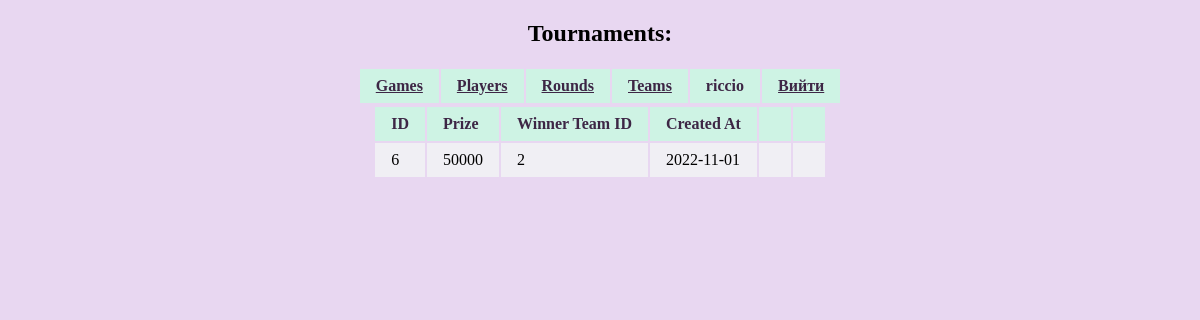
The app's page /tournament.php (signed in) with its own data.
### tables this page shows
CREATE TABLE `Tournament` (
  `id` int NOT NULL,
  `prize` float NOT NULL,
  `winner_team_id` int DEFAULT NULL,
  `created_at` varchar(11) NOT NULL
);

### tournament.php (the view, shortened to what this page needs)
<!DOCTYPE html>
<html>
<head>
<link rel="stylesheet" href="css/base.css">
</head>
<body>
<h2 style="text-align: center;">Tournaments:</h2>
<table>
    <tr>
        <th><a href="index.php">Games</a></th>
        <th><a href="player.php">Players</a></th>
        <th><a href="round.php">Rounds</a></th>
        <th><a href="team.php">Teams</a></th>
        <th><?php echo $_COOKIE["usernamecookie"];?></th>
        <th><a href="logout.php">Вийти</a></th>
    </tr>
</table>
<?php
include "connect.php";
$sql = "SELECT * FROM Tournament";
if($result = $conn->query($sql)){
    echo "<table><tr><th>ID</th><th>Prize</th><th>Winner Team ID</th><th>Created At</th><th></th><th></th></tr>";
    foreach($result as $row){
        echo "<tr>";
            echo "<td>" . $row["id"] . "</td>";
            echo "<td>" . $row["prize"] . "</td>";
            echo "<td>" . $row["winner_team_id"] . "</td>";
            echo "<td>" . $row["created_at"] . "</td>";
            if('admin' == $_COOKIE["userlevelcookie"]){
            echo "<td><a href='update_tournament.php?id=" . $row["id"] . "'>Змінити</a></td>";
            echo "<td><form action='delete_tournament.php' method='post'>
                        <input type='hidden' name='id' value='" . $row["id"] . "' />
                        <input type='submit' value='Видалити'>
                   </form></td>";
            } else {
                echo "<td></td>";
                echo "<td></td>";
            }
        echo "</tr>";
    }
    echo "</table>";
} else{
    echo "Помилка: " . $conn->error;
}
?>
</body>
</html>

### css/base.css (style rules this page uses)
* { margin-left: auto; margin-right: auto; }
body { background-color: #E8D7F1; }
table { max-width: 100%; }
tr:nth-child(odd) { background-color: #CEF3E4; }
tr:nth-child(even) { background-color: #F0EFF4; }
th { background-color: #CEF3E4; color: #3D2645; }
th, td { text-align: left; padding: 0.5em 1em; }
td::before { display: none; }
a { color: #3D2645; }

### records on screen
tournament: id "6", prize "50000", winner_team "2", created_at "2022-11-01"

### other values on screen
$_COOKIE["usernamecookie"] "riccio"
